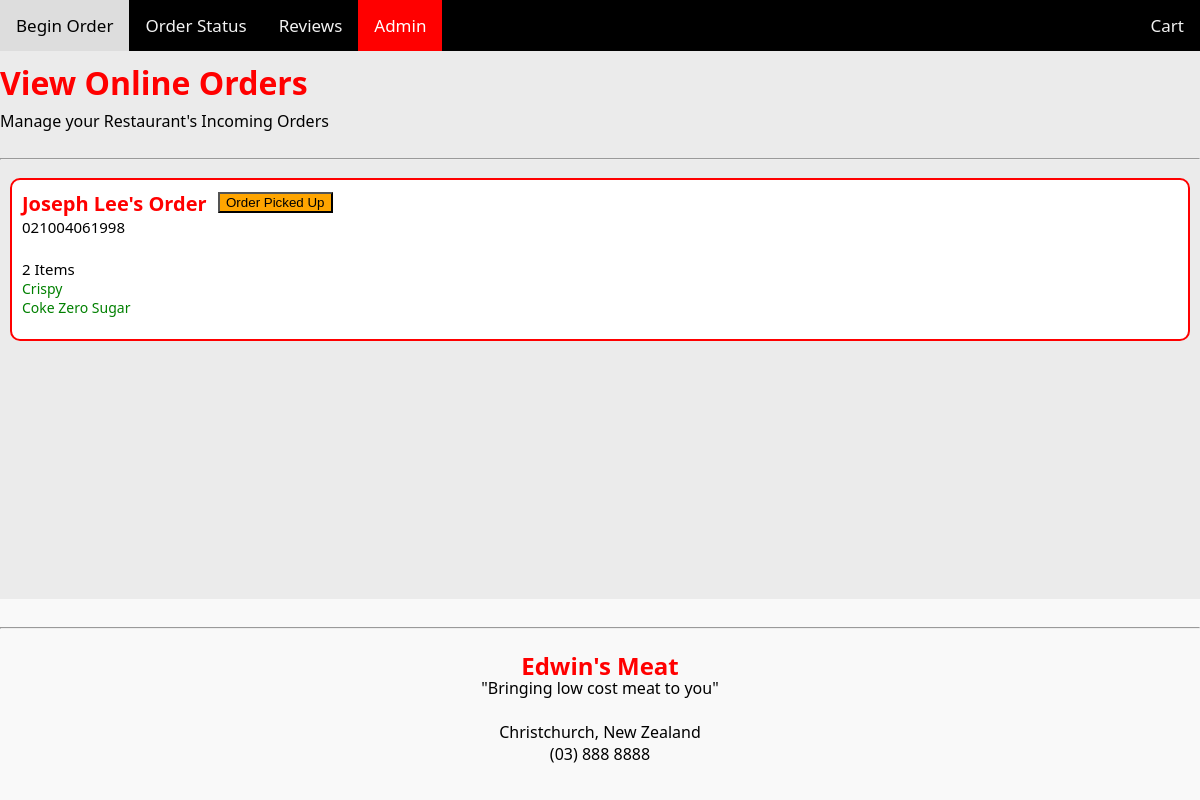
/admin, run on an earlier commit of the app's database.
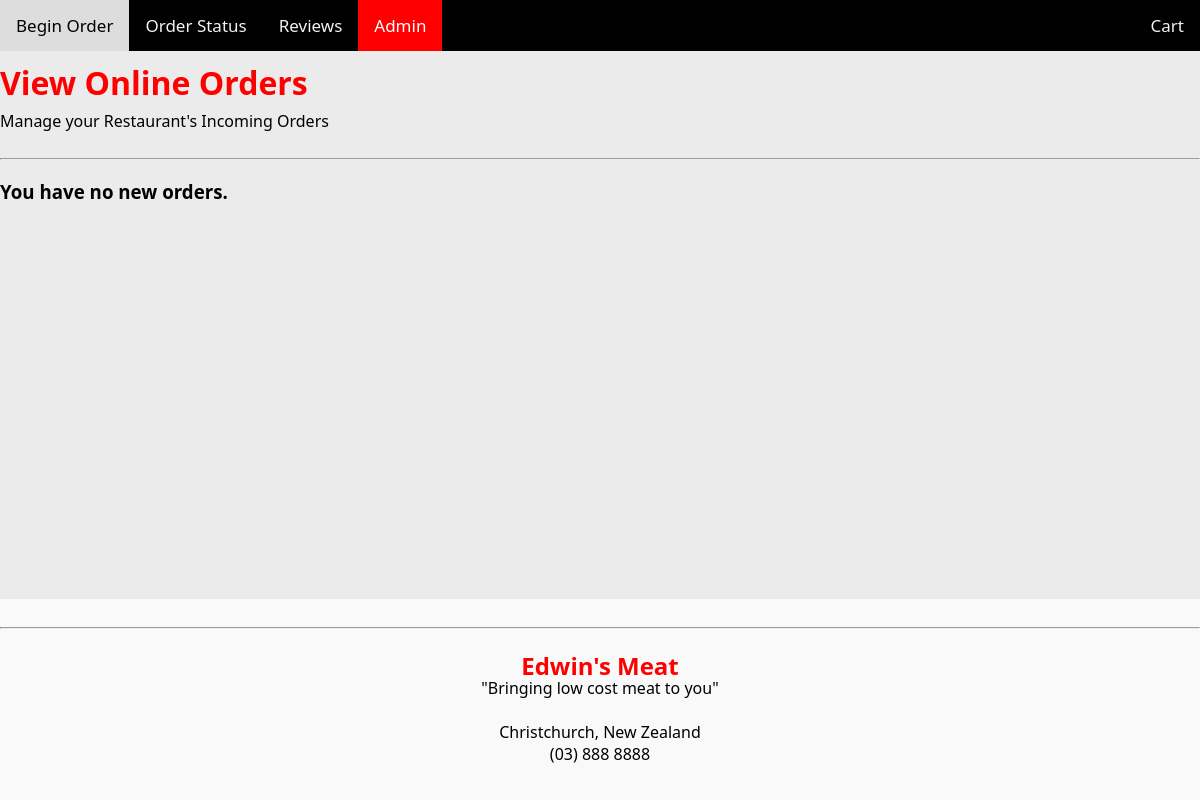
And on a later commit of the database.
### tables this page shows
CREATE TABLE Orders (orderid INTEGER PRIMARY KEY AUTOINCREMENT, firstname TEXT, lastname TEXT, phonenumb TEXT, foodlist, status TEXT);

CREATE TABLE fooditems (food_id INTEGER PRIMARY KEY AUTOINCREMENT, category REFERENCES categories (cat_id), food_name TEXT, cost NUMERIC, image TEXT, description TEXT);

### routes.py (the view, shortened to what this page needs)
@app.route("/admin", methods=["GET", "POST"])
def admin():
    results = execute_query('SELECT * FROM Orders', fetch=True)
    foods = execute_query('SELECT * FROM fooditems', fetch=True)
    return render_template("admin.html", order=results, foods=foods)

### routes.py (called while the page is built)
def get_db_connection():
    conn = sqlite3.connect('data.db')
    cur = conn.cursor()
    return conn, cur

def execute_query(query, params=None, fetch=False):
    conn, cur = get_db_connection()
    if params is None:
        cur.execute(query)
    else:
        cur.execute(query, params)
    conn.commit()
    if fetch:
        result = cur.fetchall()
    else:
        result = None
    conn.close()  # Close the connection
    return result

@app.template_filter('to_dict')
def to_dict(my_string):
    return json.loads(my_string)

### templates/admin.html (shortened to what this page needs)
{% extends "layout.html" %}
{% block content %}
<div class="admin_wrpr">
    <h1>View Online Orders</h1>
    <p>Manage your Restaurant's Incoming Orders</p>
    <hr>
    {% if not order %}
    <h3>You have no new orders.</h3>
    <br>
    {% endif %}
    {% if order %}
    <div input="submit" class="grid-admin">
        {% for i in order %}
        {% set order_dict = i[4] | to_dict %}
        <div class="grid-food" data-food-id="{{ i[0] }}">
            <span class="contents">
                <div class="fooditerationtitle"> {{i[1]}} {{i[2]}}'s Order</div>
                <div class="foodpricecart"> {{i[3]}}</div>
                <br>
                <div class="foodpricecart"> {{order_dict |count}} Items </div>
                {% for fooditeration in order_dict %}
                {% for literalfood in foods %}
                {% if literalfood[0] | string == fooditeration %}
                <div class="fooditeration"> {{literalfood[2]}} </div>
                {% endif %}
                {% endfor %}
                {% endfor %}
                <br>
            </span>
            {% if i[5] == "ready" %}
            <form id="pickedup" action="/admin" method='POST'>
                <button name="pickedup" value='{{i[0]}}' class="adminbtn3">Order Picked Up</button>
            </form>
            {% elif i[5] == "progress" %}
            <form id="readypickup" action="/admin" method='POST'>
                <button name="readypickup" value='{{i[0]}}' class="adminbtn3">Order Ready for Pickup</button>
            </form>
            {% endif %}
        </div>
        {% endfor %}
    </div>
    {% endif %}
    {% endblock %}

What changed in the data, as far as the page shows it:
removed Orders: firstname "Joseph", lastname "Lee", phonenumb "021004061998", order_dict "2", {{ i[0] }} 89 (drawn)
no longer on this page (row unchanged): fooditems: food_name "Crispy"
no longer on this page (row unchanged): fooditems: food_name "Coke Zero Sugar"
Also different on the page:
text now shown: "You have no new orders."
